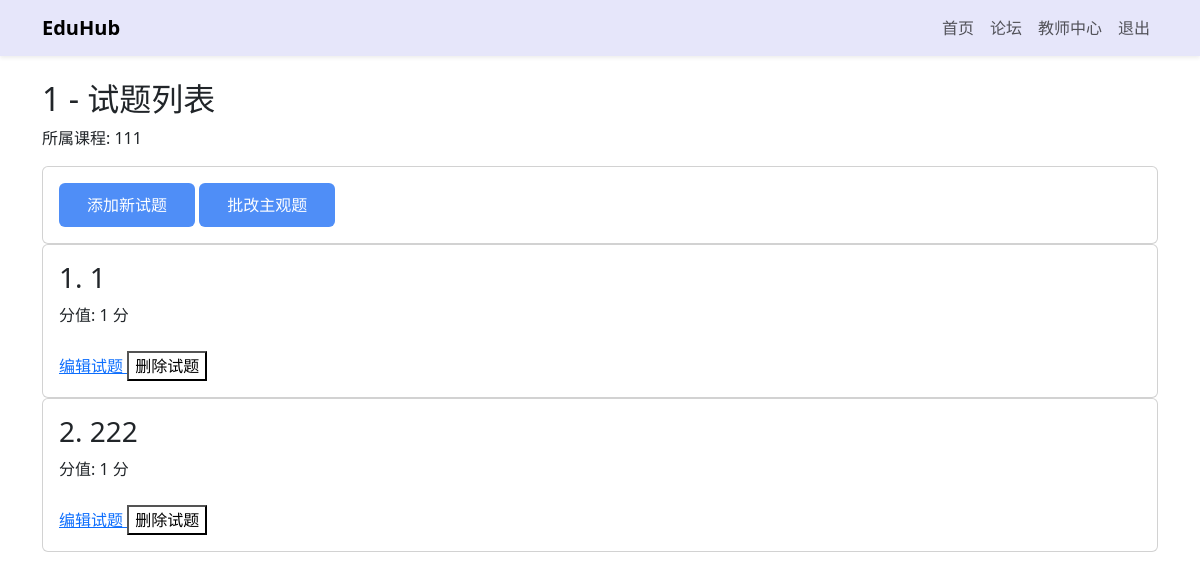
/teacher/exam/2/questions (signed in), run on the app's committed database.
### models.py (models this page shows, shortened)
class Exam(db.Model):
    id = db.Column(db.Integer, primary_key=True)
    title = db.Column(db.String(100), nullable=False)
    course_id = db.Column(db.Integer, db.ForeignKey('course.id'), nullable=False)
    duration = db.Column(db.Integer, default=60)  # 考试时长（分钟）
    questions = db.relationship('Question', backref='exam', lazy=True)
    exam_results = db.relationship('ExamResult', backref='exam_of_result', lazy=True)

class Course(db.Model):
    id = db.Column(db.Integer, primary_key=True)
    title = db.Column(db.String(100), nullable=False)
    description = db.Column(db.Text)
    video_filename = db.Column(db.String(100), default='')  # 视频文件名
    upload_date = db.Column(db.DateTime, default=datetime.datetime.utcnow)
    teacher_id = db.Column(db.Integer, db.ForeignKey('user.id'), nullable=False)
    exams = db.relationship('Exam', backref='course', lazy=True)
    learning_materials = db.Column(db.Text)  # 存储JSON字符串，包含文件名和说明
    is_ended = db.Column(db.Boolean, default=False)  # 新增：课程是否已结束
    cover_image = db.Column(db.String(200))  # 新增：课程封面图片文件名

class Question(db.Model):
    id = db.Column(db.Integer, primary_key=True)
    exam_id = db.Column(db.Integer, db.ForeignKey('exam.id'), nullable=False)
    question_text = db.Column(db.Text, nullable=False)
    options = db.Column(db.JSON, nullable=True)  # 选择题/判断题有选项
    correct_answer = db.Column(db.Text, nullable=False)  # 支持多选/填空/简答/判断
    score = db.Column(db.Integer, default=1)
    explanation = db.Column(db.Text)
    question_type = db.Column(db.String(20), default='single')  # 题型: single/multiple/blank/short/judge
    image = db.Column(db.String(200))  # 图片材料路径

### main.py (the view)
@app.route('/teacher/exam/<int:exam_id>/questions')
@login_required
def view_questions(exam_id):
    if current_user.role != 'teacher':
        abort(403)
    exam = Exam.query.get_or_404(exam_id)
    questions = Question.query.filter_by(exam_id=exam_id).all()
    return render_template('view_questions.html', exam=exam, questions=questions)

### main.py (called while the page is built)
@login_manager.user_loader
def load_user(user_id):
    return User.query.get(int(user_id))

### templates/view_questions.html (shortened to what this page needs)
{% extends "base.html" %}
{% block content %}
<h2>{{ exam.title }} - 试题列表</h2>
<p>所属课程: {{ exam.course.title }}</p>
<div class="card mb-6">
    <div class="card-body">
        <a href="{{ url_for('add_question', exam_id=exam.id) }}" class="btn">添加新试题</a>
        <a href="{{ url_for('grade_subjective', exam_id=exam.id) }}" class="btn btn-warning ml-2">批改主观题</a>
    </div>
</div>
{% if questions %}
<div class="grid grid-cols-1 md:grid-cols-1 lg:grid-cols-1 gap-6">
    {% for question in questions %}
    <div class="card">
        <div class="card-body">
            <h3 class="font-semibold">{{ loop.index }}. {{ question.question_text|truncate(50) }}</h3>
            <p class="text-sm text-gray-500 mt-1">
                分值: {{ question.score }} 分
            </p>
            <div class="mt-4 flex justify-between">
                <a href="{{ url_for('edit_question', exam_id=exam.id, question_id=question.id) }}" class="text-sm text-primary">
                    编辑试题
                </a>
                <form method="post" action="{{ url_for('delete_question', exam_id=exam.id, question_id=question.id) }}" style="display:inline;" onsubmit="return confirm('确定要删除该试题吗？');">
                    <button type="submit" class="text-sm text-red-600 bg-transparent border-none cursor-pointer">删除试题 </button>
                </form>
            </div>
        </div>
    </div>
    {% endfor %}
</div>
{% endif %}
{% endblock %}

### static/styles.css (style rules this page uses)
.btn { background-color: #4F8EF7; color: #fff; border: none; padding: 10px 28px; border-radius: 6px; font-size: 16px; cursor: pointer; transition: background 0.2s; }

### data on the page
Exam: title "1"
Course: course "111"
Question: question_text "1", score "1"
Question: question_text "222", score "1"
